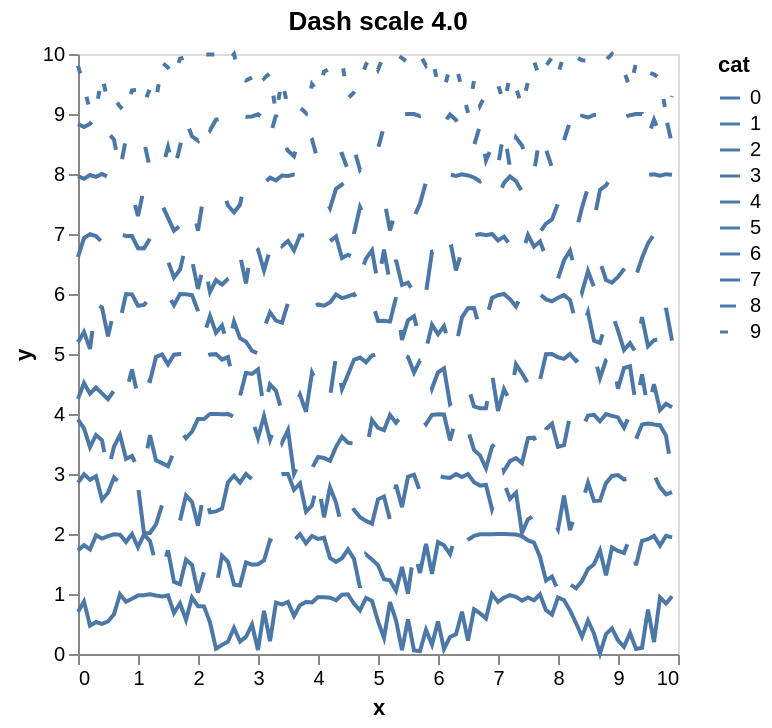

Express this chart as Vega-Lite.
### Vega-Lite specification from a JSON file in a GitHub repository (floating-point values rounded to 4 significant figures)
{"$schema": "https://vega.github.io/schema/vega-lite/v5.json", "data": {"sequence": {"as": "x0", "start": 0, "step": 0.1, "stop": 100}}, "encoding": {"strokeDash": {"field": "cat", "scale": {"domain": [0, 1, 2, 3, 4, 5, 6, 7, 8, 9], "range": [[4, 0], [64, 16], [40, 16], [32, 16], [32, 16, 16, 16], [24, 16], [20, 16], [16, 24], [8, 16], [4, 12]]}, "type": "ordinal"}, "x": {"axis": {"grid": false}, "field": "x", "type": "quantitative"}, "y": {"axis": {"grid": false}, "field": "y", "type": "quantitative"}}, "height": 300, "mark": "line", "title": "Dash scale 4.0", "transform": [{"as": "y0", "calculate": "abs(sin(datum.x0+random()))"}, {"as": "x", "calculate": "datum.x0 %10"}, {"as": "cat", "calculate": "floor(datum.x0 / 10)"}, {"as": "y", "calculate": "datum.y0 + datum.cat"}], "width": 300}
